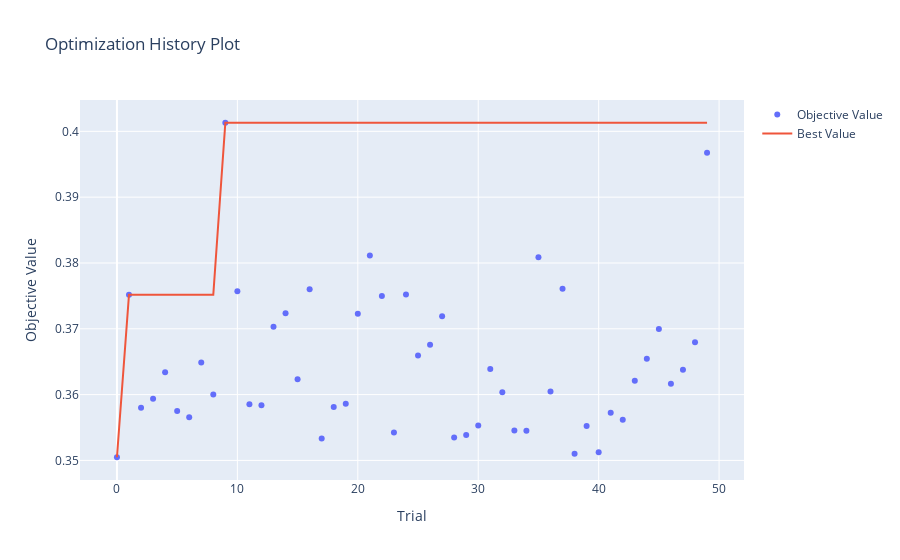

Source (notebook cell):
### Code cell
fig_history = plot_optimization_history(study)
fig_history.show()
